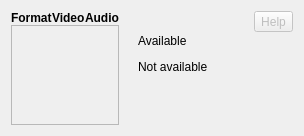
            <widget class="QWidget" name="tabAvailable">
             <attribute name="icon">
              <iconset resource="../screencast.qrc">
               <normaloff>:/pictures/screencast/supported-formats.png</normaloff>:/pictures/screencast/supported-formats.png</iconset>
             </attribute>
             <attribute name="title">
              <string notr="true"/>
             </attribute>
             <layout class="QHBoxLayout" name="horizontalLayout_5" stretch="1,0,0">
              <item>
               <layout class="QVBoxLayout" name="verticalLayout_19">
                <property name="spacing">
                 <number>0</number>
                </property>
                <item>
                 <layout class="QGridLayout" name="gridLayout_7">
                  <item row="0" column="0" alignment="Qt::AlignHCenter">
                   <widget class="QLabel" name="label_24">
                    <property name="font">
                     <font>
                      <bold>true</bold>
                     </font>
                    </property>
                    <property name="text">
                     <string notr="true">Format</string>
                    </property>
                   </widget>
                  </item>
                  <item row="0" column="1" alignment="Qt::AlignHCenter">
                   <widget class="QLabel" name="label_25">
                    <property name="font">
                     <font>
                      <bold>true</bold>
                     </font>
                    </property>
                    <property name="text">
                     <string notr="true">Video</string>
                    </property>
                   </widget>
                  </item>
                  <item row="0" column="2" alignment="Qt::AlignHCenter">
                   <widget class="QLabel" name="label_26">
                    <property name="font">
                     <font>
                      <bold>true</bold>
                     </font>
                    </property>
                    <property name="text">
                     <string notr="true">Audio</string>
                    </property>
                   </widget>
                  </item>
                 </layout>
                </item>
                <item>
                 <widget class="QScrollArea" name="scrollAreaAvailable">
                  <property name="minimumSize">
                   <size>
                    <width>0</width>
                    <height>100</height>
                   </size>
                  </property>
                  <property name="widgetResizable">
                   <bool>true</bool>
                  </property>
                  <widget class="QWidget" name="scrollAreaWidgetContentsAvailable">
                   <property name="geometry">
                    <rect>
                     <x>0</x>
                     <y>0</y>
                     <width>20</width>
                     <height>98</height>
                    </rect>
                   </property>
                   <layout class="QGridLayout" name="gridLayoutAvailable">
                    <property name="leftMargin">
                     <number>0</number>
                    </property>
                    <property name="spacing">
                     <number>0</number>
                    </property>
                   </layout>
                  </widget>
                 </widget>
                </item>
               </layout>
              </item>
              <item>
               <layout class="QVBoxLayout" name="verticalLayout_17">
                <item>
                 <layout class="QVBoxLayout" name="verticalLayout_18">
                  <item>
                   <widget class="QLabel" name="label_21">
                    <property name="text">
                     <string notr="true"/>
                    </property>
                   </widget>
                  </item>
                 </layout>
                </item>
                <item>
                 <layout class="QHBoxLayout" name="horizontalLayout_8">
                  <item>
                   <widget class="QLabel" name="labelAvalible">
                    <property name="maximumSize">
                     <size>
                      <width>16</width>
                      <height>16</height>
                     </size>
                    </property>
                    <property name="text">
                     <string notr="true"/>
                    </property>
                    <property name="pixmap">
                     <pixmap resource="../screencast.qrc">:/pictures/screencast/accept.png</pixmap>
                    </property>
                    <property name="scaledContents">
                     <bool>true</bool>
                    </property>
                   </widget>
                  </item>
                  <item alignment="Qt::AlignLeft">
                   <widget class="QLabel" name="label_22">
                    <property name="text">
                     <string>Available</string>
                    </property>
                   </widget>
                  </item>
                  <item>
                   <spacer name="horizontalSpacer_7">
                    <property name="orientation">
                     <enum>Qt::Horizontal</enum>
                    </property>
                    <property name="sizeType">
                     <enum>QSizePolicy::Expanding</enum>
                    </property>
                    <property name="sizeHint" stdset="0">
                     <size>
                      <width>40</width>
                      <height>20</height>
                     </size>
                    </property>
                   </spacer>
                  </item>
                 </layout>
                </item>
                <item>
                 <layout class="QHBoxLayout" name="horizontalLayout_11">
                  <item>
                   <widget class="QLabel" name="labelNotAvailable">
                    <property name="maximumSize">
                     <size>
                      <width>16</width>
                      <height>16</height>
                     </size>
                    </property>
                    <property name="text">
                     <string notr="true"/>
                    </property>
                    <property name="pixmap">
                     <pixmap resource="../screencast.qrc">:/pictures/screencast/missing.png</pixmap>
                    </property>
                    <property name="scaledContents">
                     <bool>true</bool>
                    </property>
                   </widget>
                  </item>
                  <item>
                   <widget class="QLabel" name="label_23">
                    <property name="text">
                     <string>Not available</string>
                    </property>
                   </widget>
                  </item>
                  <item>
                   <spacer name="horizontalSpacer_25">
                    <property name="orientation">
                     <enum>Qt::Horizontal</enum>
                    </property>
                    <property name="sizeHint" stdset="0">
                     <size>
                      <width>40</width>
                      <height>20</height>
                     </size>
                    </property>
                   </spacer>
                  </item>
                 </layout>
                </item>
                <item>
                 <spacer name="verticalSpacer_9">
                  <property name="orientation">
                   <enum>Qt::Vertical</enum>
                  </property>
                  <property name="sizeHint" stdset="0">
                   <size>
                    <width>20</width>
                    <height>40</height>
                   </size>
                  </property>
                 </spacer>
                </item>
               </layout>
              </item>
              <item>
               <layout class="QVBoxLayout" name="verticalLayout_16">
                <item>
                 <widget class="QToolButton" name="help_screencast_avalaible">
                  <property name="enabled">
                   <bool>false</bool>
                  </property>
                  <property name="toolTip">
                   <string notr="true"/>
                  </property>
                  <property name="text">
                   <string notr="true">Help</string>
                  </property>
                 </widget>
                </item>
                <item>
                 <spacer name="verticalSpacer_8">
                  <property name="orientation">
                   <enum>Qt::Vertical</enum>
                  </property>
                  <property name="sizeHint" stdset="0">
                   <size>
                    <width>20</width>
                    <height>40</height>
                   </size>
                  </property>
                 </spacer>
                </item>
               </layout>
              </item>
             </layout>
            </widget>
